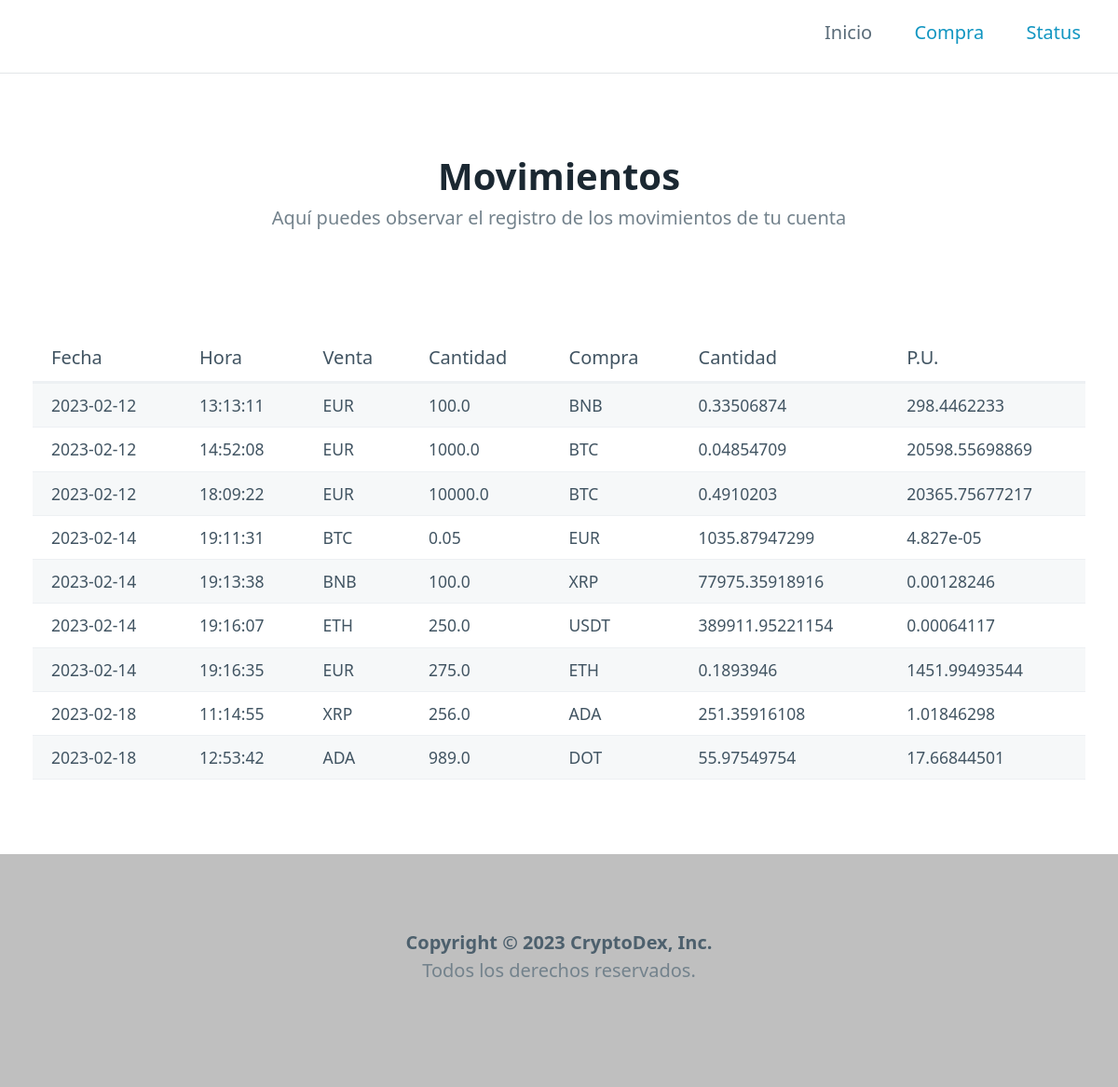
Before: / with the older database file.
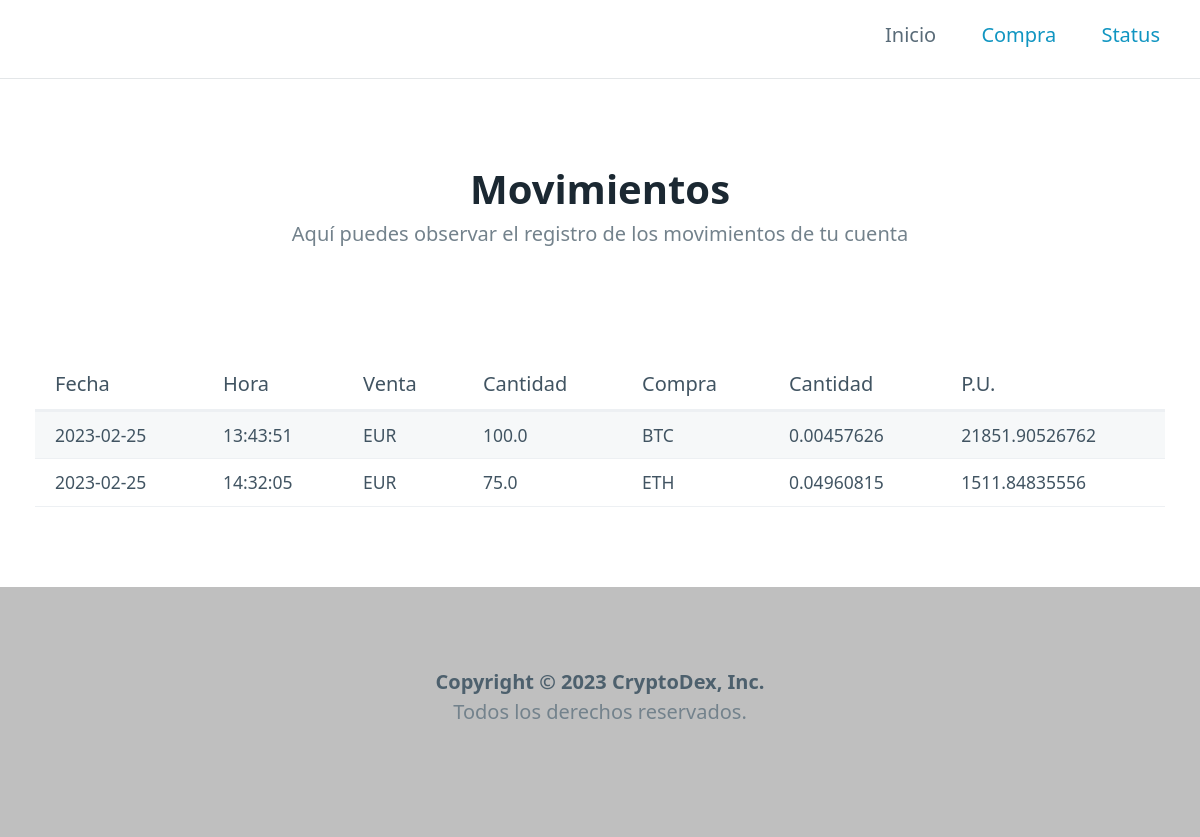
After: the same page with the newer database file.
### tables this page shows
CREATE TABLE transactions (
                    id INTEGER PRIMARY KEY AUTOINCREMENT NOT NULL,
                    date TEXT NOT NULL,
                    time TEXT NOT NULL,
                    coin_from TEXT NOT NULL,
                    q_from REAL NOT NULL,
                    coin_to TEXT NOT NULL,
                    q_to REAL NOT NULL,
                    unit_price REAL NOT NULL
                );

### registro_ig/routes.py (the view)
@app.route("/")
def index():
    register = table_display()
    return render_template('index.html', pageTitle='Registro de movimientos', inicio="secondary", page='index', data=register)

### registro_ig/models.py (called while the page is built)
def table_display():
    connection = Connection('SELECT date, time, coin_from, q_from, coin_to, q_to, unit_price FROM transactions ORDER BY date;')
    rows = connection.res.fetchall()
    fields = connection.res.description
    results = [] # lista para guardar diccionario
    for row in rows:
        data = {} # diccionario para cada registro
        position = 0 # position de columna
        for field in fields:
            data[field[0]] = row[position]
            position += 1
        results.append(data)
    connection.con.commit()
    connection.con.close()
    return results

### registro_ig/templates/index.html (shortened to what this page needs)
{% extends 'base.html' %}
{% block header%}
    {% if data %}
        <div class="container">
            <hgroup>
                <h1>Movimientos</h1>
                <p>Aquí puedes observar el registro de los movimientos de tu cuenta</p>
            </hgroup>
        </div>
    {% endif %}
{% endblock %}
{% block section %}
    {% if data %}
    <div class="container">
        <table role="grid">
            <thead>
                <tr>
                    <th>Fecha</th>
                    <th>Hora</th>
                    <th>Venta</th>
                    <th>Cantidad</th>
                    <th>Compra</th>
                    <th>Cantidad</th>
                    <th>P.U.</th>
                </tr>
            </thead>
            <tbody>
                {% for field in data %}
                <tr>
                    <td>{{ field.date }}</td>
                    <td>{{ field.time }}</td>
                    <td>{{ field.coin_from }}</td>
                    <td>{{ field.q_from }}</td>
                    <td>{{ field.coin_to }}</td>
                    <td>{{ field.q_to }}</td>
                    <td>{{ field.unit_price }}</td>
                </tr>
                {% endfor %}
            </tbody>
        </table>
    </div>
    {% endif %}
{% endblock %}

### registro_ig/templates/base.html (shortened to what this page needs)
<!DOCTYPE html>
<html lang="en">
<head>
    <link rel="stylesheet" href="/static/css/pico.min.css">
    <link rel="stylesheet" href="/static/css/style.css">
</head>
<body>
    <nav class="container-fluid">
        <div>
            <a href="/">
                <img src="../static/images/CryptoDex_Logo.svg" alt="Logotipo de CryptoDex">
            </a>
        </div>
        <div>
            {% if page == 'index' %}
                <li><a class="{{inicio}}"">Inicio</a></li>
                <li><a href="/purchase">Compra</a></li>
                <li><a href="/status">Status</a></li>
            {% elif page == 'purchase' %}
                <li><a href="/">Inicio</a></li>
                <li><a class="{{compra}}"">Compra</a></li>
                <li><a href="/status">Status</a></li>
            {% elif page == 'status' %}
                <li><a href="/">Inicio</a></li>
                <li><a href="/purchase">Compra</a></li>
                <li><a class="{{status}}">Status</a></li>
            {% endif %}
        </div>
    </nav>
    <header>
        {% block header %}
        {% endblock %}
    </header>
    <section>
        {% block section %}
        {% endblock %}
    </section>
    <footer class="container-fluid">
        <hgroup>
            <h6>
                Copyright © 2023 CryptoDex, Inc.
            </h6>
            <p> Todos los derechos reservados.</p>
        </hgroup>
    </footer>
</body>
</html>

### registro_ig/static/css/style.css (style rules this page uses)
nav { border-bottom: 1px solid rgba(115, 130, 140, 0.2); }
nav div a { display: inline; margin: 0; padding-bottom: 0.80rem; }
header div hgroup { text-align: center; }
div hgroup p, div hgroup h6 { text-align: center; }
footer { text-align: center; background-color: rgba(0, 0, 0, 0.25) ; }

Changed rows visible on the page:
removed transactions: date "2023-02-12", time "18:09:22", coin_from "EUR", q_from "10000.0", coin_to "BTC", q_to "0.4910203", unit_price "20365.75677217"
removed transactions: date "2023-02-14", time "19:11:31", coin_from "BTC", q_from "0.05", coin_to "EUR", q_to "1035.87947299", unit_price "4.827e-05"
removed transactions: date "2023-02-14", time "19:13:38", coin_from "BNB", q_from "100.0", coin_to "XRP", q_to "77975.35918916", unit_price "0.00128246"
removed transactions: date "2023-02-14", time "19:16:07", coin_from "ETH", q_from "250.0", coin_to "USDT", q_to "389911.95221154", unit_price "0.00064117"
removed transactions: date "2023-02-14", time "19:16:35", coin_from "EUR", q_from "275.0", coin_to "ETH", q_to "0.1893946", unit_price "1451.99493544"
removed transactions: date "2023-02-18", time "11:14:55", coin_from "XRP", q_from "256.0", coin_to "ADA", q_to "251.35916108", unit_price "1.01846298"
removed transactions: date "2023-02-18", time "12:53:42", coin_from "ADA", q_from "989.0", coin_to "DOT", q_to "55.97549754", unit_price "17.66844501"
changed transactions: date "2023-02-12" → "2023-02-25"; time "13:13:11" → "13:43:51"; coin_to "BNB" → "BTC"; q_to "0.33506874" → "0.00457626"; unit_price "298.4462233" → "21851.90526762"
changed transactions: date "2023-02-12" → "2023-02-25"; time "14:52:08" → "14:32:05"; q_from "1000.0" → "75.0"; coin_to "BTC" → "ETH"; q_to "0.04854709" → "0.04960815"; unit_price "20598.55698869" → "1511.84835556"
